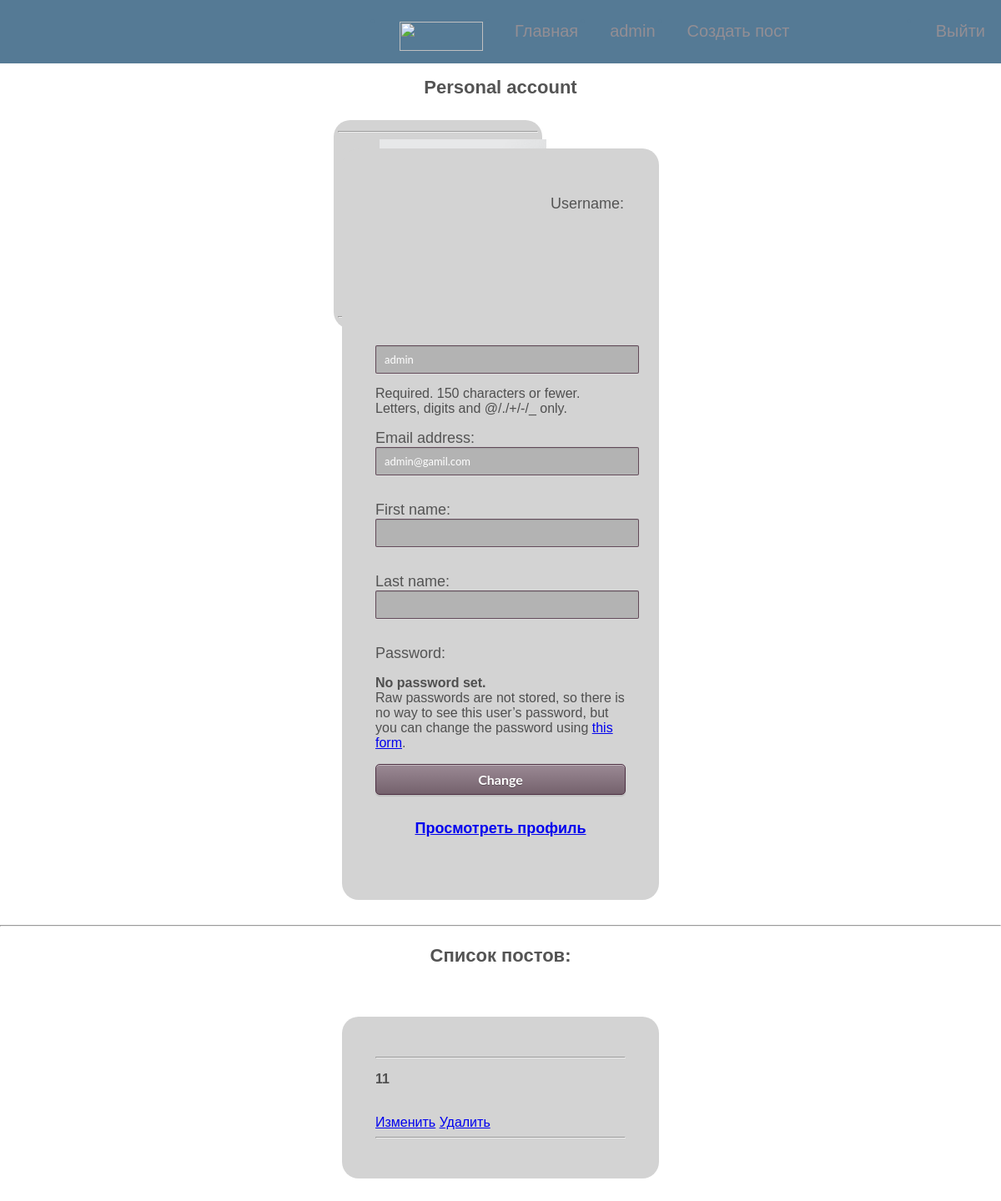
The app's page /auth/profile/ (signed in), older data.
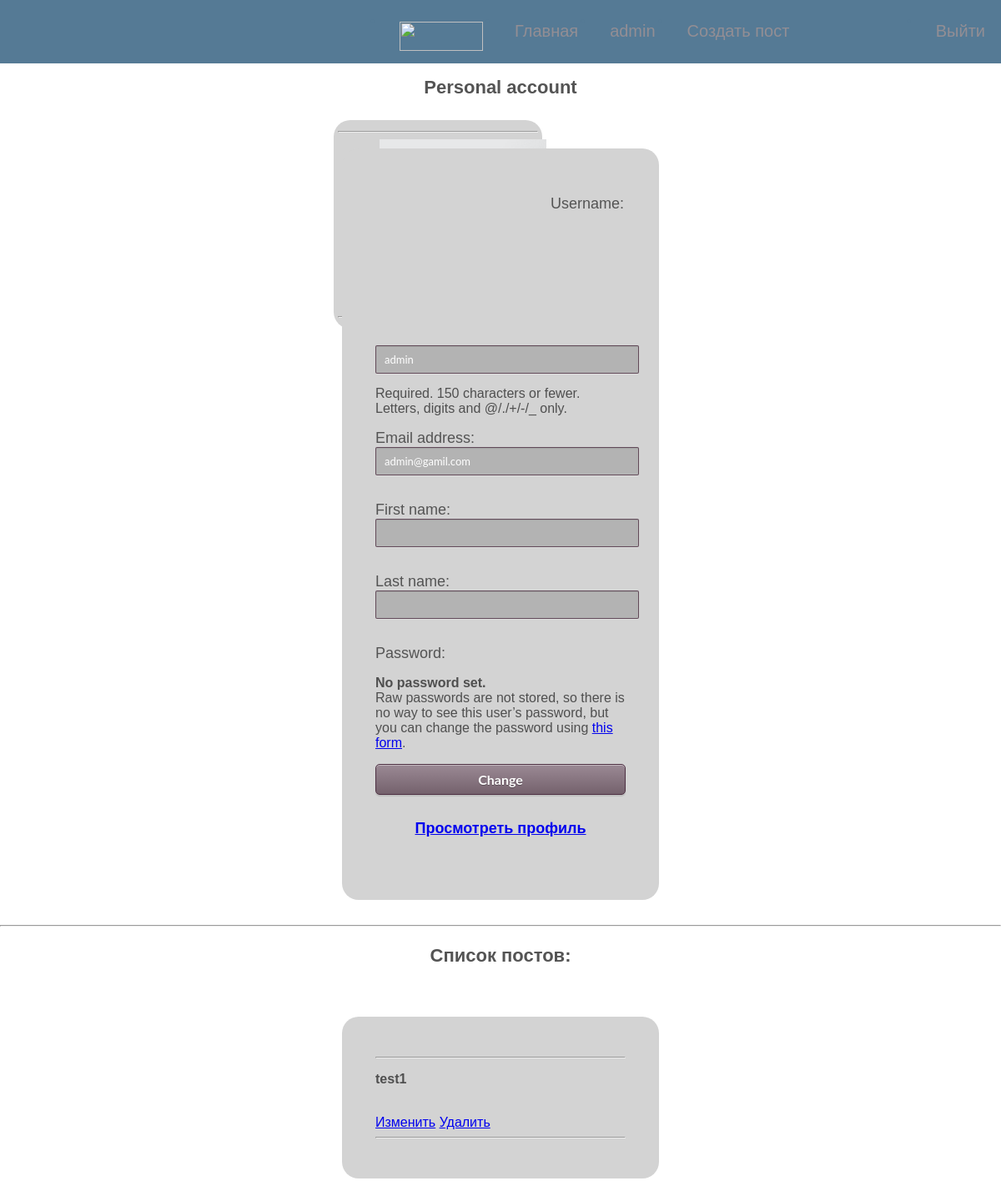
The same page, newer data.
### mainapp/models.py (models this page shows, shortened)
class Post(models.Model):
    name = models.CharField(verbose_name='Название', max_length=256)
    text = models.TextField(verbose_name='Текст')
    img = models.ImageField(verbose_name='Картинка', upload_to="post_img", blank=True)
    time = models.TimeField(verbose_name='Время добавления/обновления', auto_now=True, auto_now_add=False)
    user = models.ForeignKey(get_user_model(), on_delete=models.CASCADE, verbose_name='Пользователь')
    is_active = models.BooleanField(verbose_name='Активный', default=True)
    def __str__(self):
        return self.name

### authapp/views.py (the view)
# urls.py: path("profile/", views.UserProfile.as_view(), name="profile"),
class UserProfile(UpdateView):
    form_class = UserProfileForm
    model = get_user_model()
    template_name = 'authapp/profile.html'
    success_url = '/'
    def get_object(self, queryset=None):
        return self.request.user

### authapp/forms.py
class UserProfileForm(UserChangeForm):
    class Meta:
        model = get_user_model()
        fields = ('username', 'email', 'first_name', 'last_name')

### authapp/templates/authapp/profile.html (shortened to what this page needs)
{% extends "mainapp/root.html"%}
{% load static %}
{% block content %}
    {% include "mainapp/includes/inc__menu.html" %}
    <div class="auth">
    <p><h1>Personal account</h1></p>
        <form class="sidebar">
            <hr>
            <cntr><img src="{% static 'img/def_avatar.png' %}" width="200" height="200"></cntr>
        </form>
        <form class="content" method="POST">
            {{ form.as_p }}
            <input type="submit" value="Change">
            <h2><a href="{% url 'authapp:users_profile' pk=request.user.pk %}">Просмотреть профиль</a></h2>
        </form>
        <hr>
        <h1><p> Список постов:</p></h1>
        <form>
        {% for post in request.user.post_set.all %}
            <hr>
            <h3 class="left"><p>{{ post }}</p></h3>
            <a href="{% url 'mainapp:post_update' pk=post.pk %}">Изменить</a>
            <a href="{% url 'mainapp:post_delete' pk=post.pk %}">Удалить</a>
            <hr>
        {% endfor %}
        </form>
    </div>
{% endblock %}

Row changes from the older to the newer data that the page shows:
removed Post: name "11"
added Post: name "test1"
